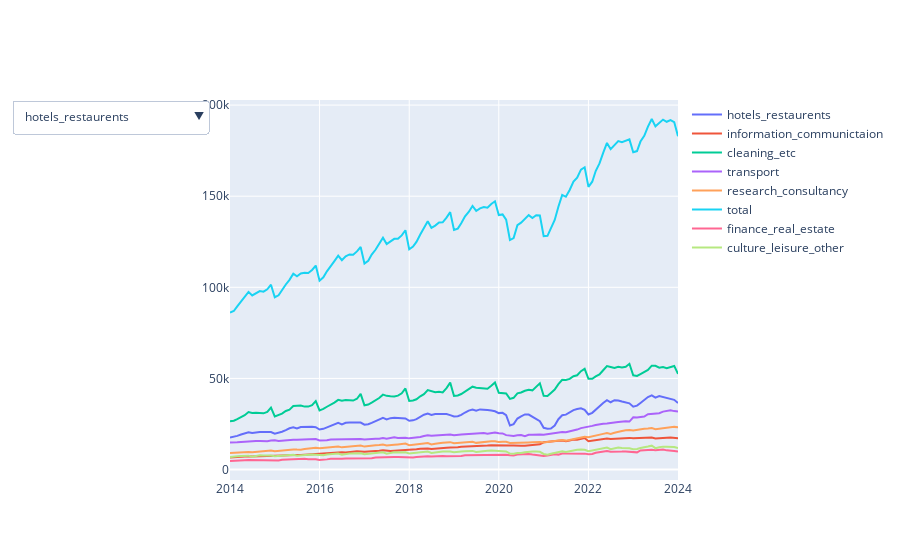

The code cell stored with this chart in its notebook:
### Markdown cell above
**2) Interactive plot of development of amount of international employees for all sub-industries in the service sector**

As seen above, the trend of labor shortage for both the manufacturing and construction is going downwards, while the service sector is starting to go slightly upwards again. We therefor focus our energy on the service industry going forward.

Below is an interactive graph displaying the amount of international workers for the service sector as a total and for all seven sub-industries; finance, insurance, and real estate, hotels and restaurents, information and communication, cleaning and other operational services, transport, research and consultancy, and culture, leisure, and other services.

### Code cell
import plotly.graph_objects as graph
from plotly.subplots import make_subplots

# Create a Plotly figure with a dropdown menu
fig = make_subplots(rows=1, cols=1, shared_xaxes=True)

# Add traces for each variable/industry:
for column in int_labor.columns:
    fig.add_trace(graph.Scatter(x=int_labor.index, y=int_labor[column], mode='lines', name=column))

# Update layout to include a dropdown menu
buttons = []
for column in int_labor.columns:
    buttons.append(dict(method='restyle',
                        label=column,
                        visible=True,
                        args=[{'y': [int_labor[column]]}],
                        args2=[{'yaxis.type': 'log'}]))

fig.update_layout(updatemenus=[{'buttons': buttons, 'direction': 'down', 'showactive': True}])

# Show the figure
fig.show()

print('Ann.: the code for this graph was made with help from AI. We tried to achieve the same using widgets, but it was not working')
print('When we asked AI for help, it suggested using plotly and subplots, adding traces for each industry in our dataset.')
